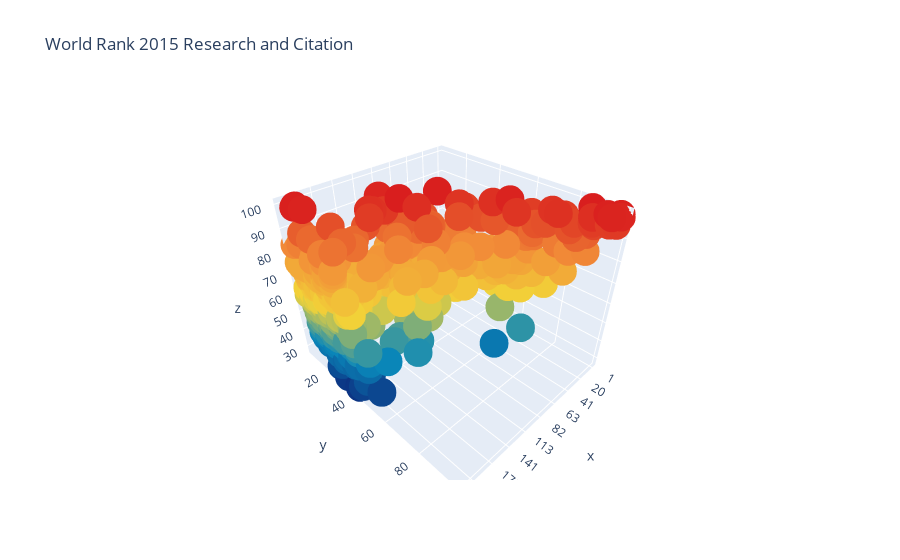

Write notebook code for a chart like this one.
### Code cell
# importing necessary functions
import numpy as np #numpy
import matplotlib.pyplot as plt #matplotlib.pyplot
import pandas as pd #pandas
import plotly.graph_objs as go #plotly
from plotly.offline import init_notebook_mode, iplot # index iplot
init_notebook_mode(connected=True)

# init data from timesData.csv
timesData = pd.read_csv('D:\ME\World Universities Rankings/timesData.csv')
dataframe = timesData[timesData.year == 2015]

data2015 = dataframe.loc[:, ['research', 'international', 'total_score']]
data2015['index'] = np.arange(1,len(data2015)+1)

# using plotly 3D type Scatter

trace1 = go.Scatter3d(
    x = dataframe.world_rank,
    y = dataframe.research,
    z = dataframe.citations,
    mode = 'markers',
    marker = dict(
        size=10,
        color=[float(each) for each in dataframe.citations],
        colorscale='portland'
    )
)

# setting size 
data = [trace1]
layout = go.Layout(
    margin = dict(
        l = 0, # indent from right
        r = 0, # indent from left
        b = 0, # indent from bottom
        t = 0, # indent from top
    )
)
layout=dict(title ="World Rank 2015 Research and Citation")
fig = go.Figure(data=data, layout = layout)
iplot(fig)

### Figure 1 — Plotly figure (JSON) as saved in the notebook; plotly's stock layout.template omitted (floating-point values rounded to 4 significant figures; data arrays with more than 128 entries replaced by an {"elided": "..."} marker saying what was removed)
{"data": [{"marker": {"color": {"elided": "401 float values"}, "colorscale": [[0, "rgb(12,51,131)"], [0.25, "rgb(10,136,186)"], [0.5, "rgb(242,211,56)"], [0.75, "rgb(242,143,56)"], [1, "rgb(217,30,30)"]], "size": 10}, "mode": "markers", "type": "scatter3d", "x": {"elided": "401 str values"}, "y": {"elided": "401 float values"}, "z": {"elided": "401 float values"}}], "layout": {"title": {"text": "World Rank 2015 Research and Citation"}}}
